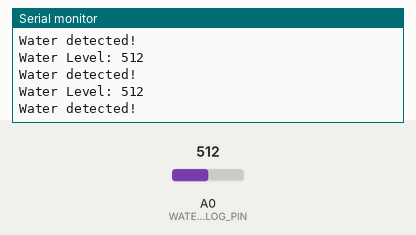
Recording of a sketch running on a simulated Arduino Uno, built with avr-gcc and run on an emulated ATmega328P. Parts: the last lines printed to the serial monitor. The inputs (shaded band) are chosen by the test bench; at power-on: A0 (WATER_ANALOG_PIN) = 512.

Above: at 1.8 s.
1.9 s: A0 (WATER_ANALOG_PIN) set to 487
At 2.4 s:
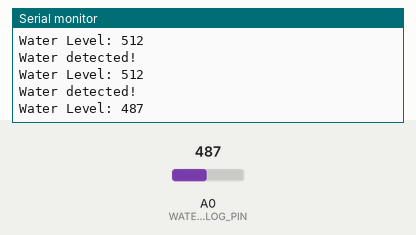
3.4 s: A0 (WATER_ANALOG_PIN) set to 510
At 3.82 s:
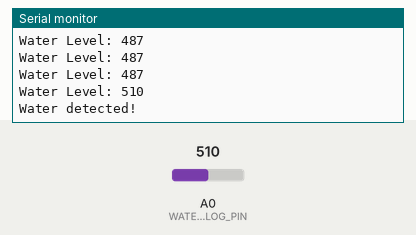
Timing chart, 0 to 6.4 s (numbered marks = the images above; inputs shaded):
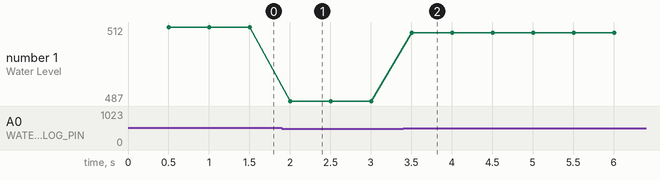

The sketch:

arduino.ino
```cpp
#define WATER_ANALOG_PIN A0

void setup() {
  Serial.begin(9600);
  Serial.println("HW-038 Water Sensor Ready");
}

void loop() {
  delay(500);

  int waterLevel = analogRead(WATER_ANALOG_PIN);

  Serial.print("Water Level: ");
  Serial.println(waterLevel);

  // Simple threshold
  if (waterLevel > 500) {
    Serial.println("Water detected!");
  }
}
```

Measured:
- the behaviour switches between 501 and 500 on A0 (WATER_ANALOG_PIN) (found by bisection; images 0 and 1)
- after the input at 1.9 s, the serial monitor: prints a new line after 0.10 s (image 1)
- after the input at 3.4 s, the serial monitor: prints a new line after 0.10 s (image 2)
- plotted number 1: 512 → 487 after the input at 1.9 s, 487 → 510 after the input at 3.4 s
